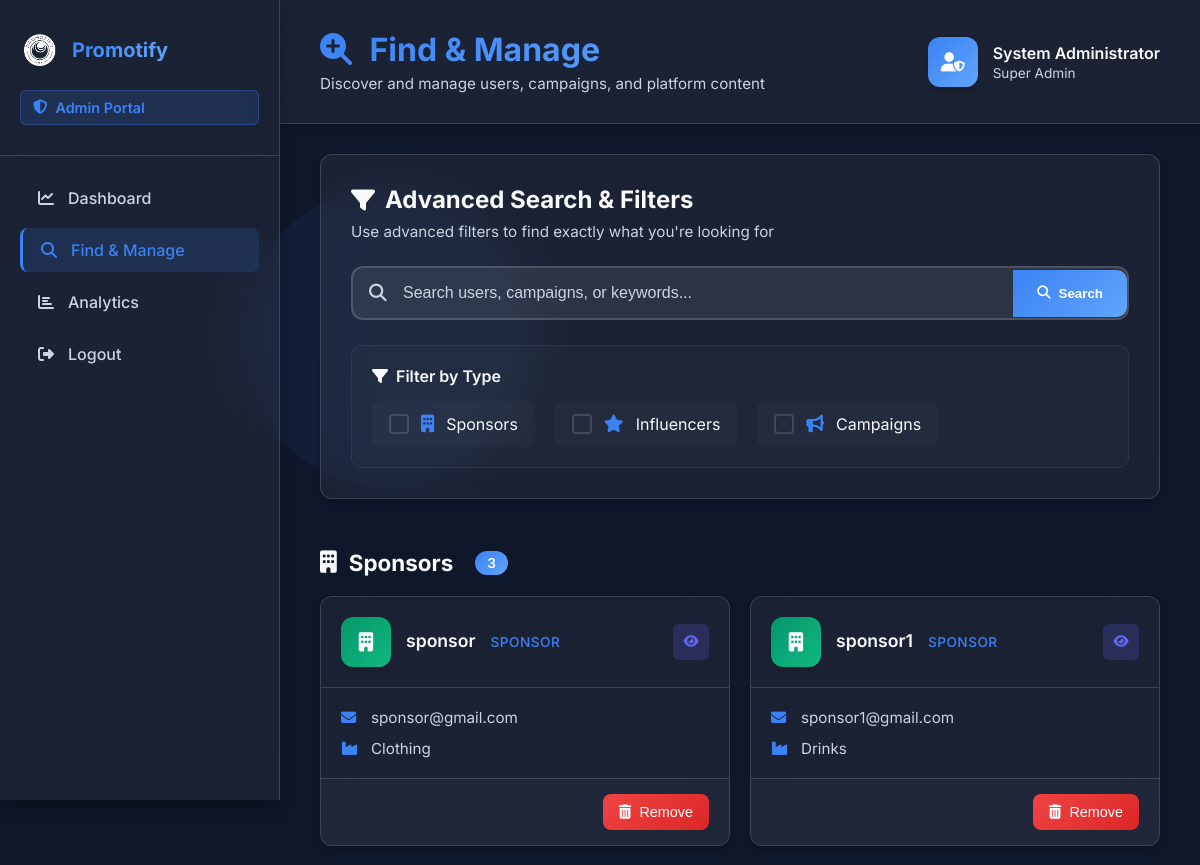
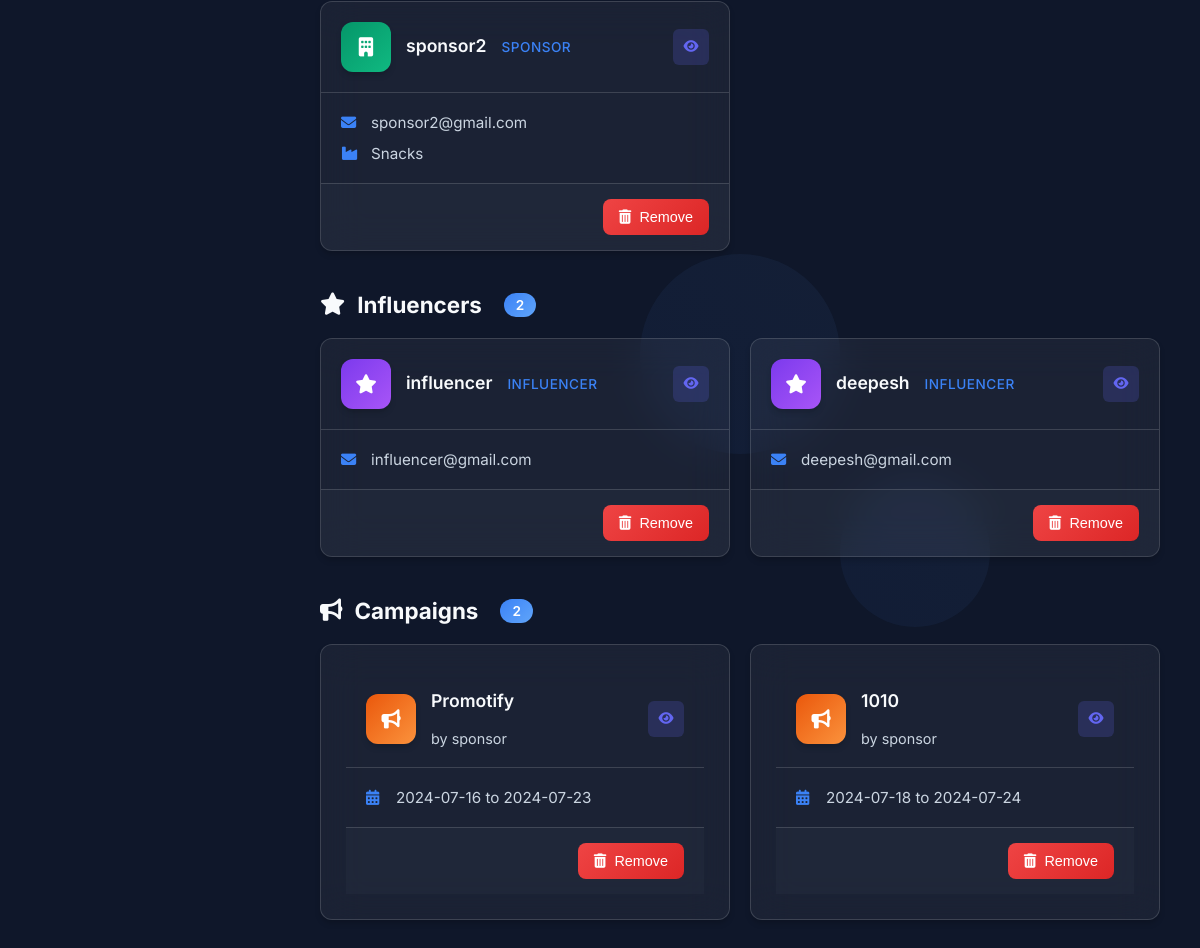
/afind (signed in), run on the app's committed database (2 pictures, top to bottom).
### main.py (models this page shows, shortened)
class Sponsor(db.Model):
    id = db.Column(db.Integer, primary_key=True)
    username = db.Column(db.String(15), unique=True, nullable=False)
    email = db.Column(db.String(20), unique=True, nullable=False)
    password = db.Column(db.String(10), nullable=False)
    industry = db.Column(db.String(20), nullable=False)
    date_joined = db.Column(db.DateTime, default=datetime.utcnow)  # Add this line

class Influencer(db.Model):
    id = db.Column(db.Integer, primary_key=True)
    username = db.Column(db.String(15), unique=True, nullable=False)
    email = db.Column(db.String(30), unique=True, nullable=False)
    password = db.Column(db.String(10), nullable=False)
    instagram = db.Column(db.String(15), unique=True, nullable=True)
    linkedin = db.Column(db.String(20), unique=True, nullable=True)
    twitter = db.Column(db.String(20), unique=True, nullable=True)
    youtube = db.Column(db.String(20), unique=True, nullable=True)
    date_joined = db.Column(db.DateTime, default=datetime.utcnow)  # Add this line
    campaigns = db.relationship('Campaign', secondary='application',
                                primaryjoin="and_(Influencer.id==Application.influencer_id, Application.status=='accepted')",
                                backref=db.backref('accepted_influencers', lazy='dynamic'))

class Campaign(db.Model):
    id = db.Column(db.Integer, primary_key=True)
    sponsor_id = db.Column(db.Integer, db.ForeignKey('sponsor.id'), nullable=False)
    name = db.Column(db.String(15), nullable=False)
    description = db.Column(db.Text, nullable=True)
    start_date = db.Column(db.Date, nullable=False)
    end_date = db.Column(db.Date, nullable=False)
    budget = db.Column(db.Float, nullable=False)
    status = db.Column(db.String(50))
    sponsor = db.relationship('Sponsor', backref=db.backref('campaigns', lazy=True))
    influencers = db.relationship('Influencer', secondary='application',
                                  primaryjoin="and_(Campaign.id==Application.campaign_id, Application.status=='accepted')",
                                  backref=db.backref('accepted_campaigns', lazy='dynamic'))

### main.py (the view)
@app.route('/afind')
def afind():
    if 'admin_logged_in' not in session or not session['admin_logged_in']:
        flash('You need to log in first.', 'error')
        return redirect(url_for('admin_log'))
    search_query = request.args.get('search', '')
    filter_options = request.args.getlist('filter')
    sponsors = []
    influencers = []
    campaigns = []
    if 'sponsors' in filter_options or not filter_options:
        sponsors = Sponsor.query.filter(Sponsor.username.contains(search_query)).all()
    if 'influencers' in filter_options or not filter_options:
        influencers = Influencer.query.filter(Influencer.username.contains(search_query)).all()
    if 'campaigns' in filter_options or not filter_options:
        campaigns = Campaign.query.filter(Campaign.name.contains(search_query)).all()
    return render_template('afind.html',
                           sponsors=sponsors,
                           influencers=influencers,
                           campaigns=campaigns,
                           search_query=search_query,
                           filter_options=filter_options)

### templates/afind.html (shortened to what this page needs)
<!DOCTYPE html>
<html lang="en">
<head>
    <link rel="stylesheet" href="https://cdnjs.cloudflare.com/ajax/libs/font-awesome/6.4.0/css/all.min.css">
    <link rel="stylesheet" type="text/css" href="{{ url_for('static', filename='css/afind.css') }}">
</head>
<body>
    <div class="background">
        <div class="shape shape-1"></div>
        <div class="shape shape-2"></div>
        <div class="shape shape-3"></div>
    </div>
    <div class="sidebar">
        <div class="sidebar-header">
            <div class="logo">
                <img src="{{ url_for('static', filename='images/promotify.png') }}" alt="Promotify">
                <span class="logo-text">Promotify</span>
            </div>
            <div class="admin-badge">
                <i class="fas fa-shield-alt"></i>
                <span>Admin Portal</span>
            </div>
        </div>
        <nav class="sidebar-nav">
            <ul>
                <li class="nav-item">
                    <a href="{{ url_for('admin_dash') }}" class="nav-link">
                        <i class="fas fa-chart-line"></i>
                        <span>Dashboard</span>
                    </a>
                </li>
                <li class="nav-item active">
                    <a href="#" class="nav-link">
                        <i class="fas fa-search"></i>
                        <span>Find & Manage</span>
                    </a>
                </li>
                <li class="nav-item">
                    <a href="{{ url_for('admin_stats') }}" class="nav-link">
                        <i class="fas fa-chart-bar"></i>
                        <span>Analytics</span>
                    </a>
                </li>
                <li class="nav-item logout">
                    <a href="{{ url_for('admin_logout') }}" class="nav-link">
                        <i class="fas fa-sign-out-alt"></i>
                        <span>Logout</span>
                    </a>
                </li>
            </ul>
        </nav>
    </div>
    <div class="main-content">
        <header class="content-header">
            <div class="header-left">
                <h1>
                    <i class="fas fa-search-plus"></i>
                    Find & Manage
                </h1>
                <p class="header-subtitle">Discover and manage users, campaigns, and platform content</p>
            </div>
            <div class="header-right">
                <div class="user-info">
                    <div class="user-avatar">
                        <i class="fas fa-user-shield"></i>
                    </div>
                    <div class="user-details">
                        <span class="user-name">System Administrator</span>
                        <span class="user-role">Super Admin</span>
                    </div>
                </div>
            </div>
        </header>
        <section class="search-section">
            <div class="search-card">
                <div class="search-header">
                    <h2>
                        <i class="fas fa-filter"></i>
                        Advanced Search & Filters
                    </h2>
                    <p>Use advanced filters to find exactly what you're looking for</p>
                </div>
                <form method="GET" action="{{ url_for('afind') }}" class="search-form">
                    <div class="search-input-group">
                        <i class="fas fa-search search-icon"></i>
                        <input type="text" id="search-input" name="search" placeholder="Search users, campaigns, or keywords..." value="{{ search_query }}">
                        <button type="submit" class="search-btn">
                            <i class="fas fa-search"></i>
                            Search
                        </button>
                    </div>
                    <div class="filter-options">
                        <div class="filter-group">
                            <h4><i class="fas fa-filter"></i> Filter by Type</h4>
                            <div class="checkbox-group">
                                <label class="checkbox-item">
                                    <input type="checkbox" name="filter" value="sponsors" {% if 'sponsors' in filter_options %}checked{% endif %}>
                                    <i class="fas fa-building"></i>
                                    Sponsors
                                </label>
                                <label class="checkbox-item">
                                    <input type="checkbox" name="filter" value="influencers" {% if 'influencers' in filter_options %}checked{% endif %}>
                                    <i class="fas fa-star"></i>
                                    Influencers
                                </label>
                                <label class="checkbox-item">
                                    <input type="checkbox" name="filter" value="campaigns" {% if 'campaigns' in filter_options %}checked{% endif %}>
                                    <i class="fas fa-bullhorn"></i>
                                    Campaigns
                                </label>
                            </div>
                        </div>
                    </div>
                </form>
            </div>
        </section>
        <section class="results-section">
            <div class="results-category">
                <div class="category-header">
                    <h2>
                        <i class="fas fa-building"></i>
                        Sponsors
                        <span class="count-badge">{{ sponsors|length }}</span>
                    </h2>
                </div>
                <div class="results-grid">
                    {% for sponsor in sponsors %}
                    <div class="result-card sponsor-card">
                        <div class="card-header">
                            <div class="user-avatar">
                                <i class="fas fa-building"></i>
                            </div>
                            <div class="user-info">
                                <h3>{{ sponsor.username }}</h3>
                                <span class="user-type">Sponsor</span>
                            </div>
                            <div class="card-actions">
                                <button class="action-btn view-btn" title="View Profile">
                                    <i class="fas fa-eye"></i>
                                </button>
                            </div>
                        </div>
                        <div class="card-body">
                            <div class="info-item">
                                <i class="fas fa-envelope"></i>
                                <span>{{ sponsor.email }}</span>
                            </div>
                            <div class="info-item">
                                <i class="fas fa-industry"></i>
                                <span>{{ sponsor.industry }}</span>
                            </div>
                        </div>
                        <div class="card-footer">
                            <form action="{{ url_for('remove_sponsor', sponsor_id=sponsor.id) }}" method="POST" class="remove-form">
                                <button type="submit" class="remove-btn" onclick="return confirm('Are you sure you want to remove this sponsor?');">
                                    <i class="fas fa-trash-alt"></i>
                                    Remove
                                </button>
                            </form>
                        </div>
                    </div>
                    {% endfor %}
                </div>
            </div>
            <div class="results-category">
                <div class="category-header">
                    <h2>
                        <i class="fas fa-star"></i>
                        Influencers
                        <span class="count-badge">{{ influencers|length }}</span>
                    </h2>
                </div>
                <div class="results-grid">
                    {% for influencer in influencers %}
                    <div class="result-card influencer-card">
                        <div class="card-header">
                            <div class="user-avatar">
                                <i class="fas fa-star"></i>
                            </div>
                            <div class="user-info">
                                <h3>{{ influencer.username }}</h3>
                                <span class="user-type">Influencer</span>
                            </div>
                            <div class="card-actions">
                                <button class="action-btn view-btn" title="View Profile">
                                    <i class="fas fa-eye"></i>
                                </button>
                            </div>
                        </div>
                        <div class="card-body">
                            <div class="info-item">
                                <i class="fas fa-envelope"></i>
                                <span>{{ influencer.email }}</span>
                            </div>
                        </div>
                        <div class="card-footer">
                            <form action="{{ url_for('remove_influencer', influencer_id=influencer.id) }}" method="POST" class="remove-form">
                                <button type="submit" class="remove-btn" onclick="return confirm('Are you sure you want to remove this influencer?');">
                                    <i class="fas fa-trash-alt"></i>
                                    Remove
                                </button>
                            </form>
                        </div>
                    </div>
                    {% endfor %}
                </div>
            </div>
            <div class="results-category">
                <div class="category-header">
                    <h2>
                        <i class="fas fa-bullhorn"></i>
                        Campaigns
                        <span class="count-badge">{{ campaigns|length }}</span>
                    </h2>
                </div>
                <div class="results-grid">
                    {% for campaign in campaigns %}
                    <div class="result-card campaign-card">
                        <div class="card-header">
                            <div class="campaign-icon">
                                <i class="fas fa-bullhorn"></i>
                            </div>
                            <div class="campaign-info">
                                <h3>{{ campaign.name }}</h3>
                                <span class="campaign-sponsor">by {{ campaign.sponsor.username }}</span>
                            </div>
                            <div class="card-actions">
                                <button class="action-btn view-btn" title="View Campaign">
                                    <i class="fas fa-eye"></i>
                                </button>
                            </div>
                        </div>
                        <div class="card-body">
                            <div class="info-item">
                                <i class="fas fa-calendar-alt"></i>
                                <span>{{ campaign.start_date }} to {{ campaign.end_date }}</span>
                            </div>
                        </div>
                        <div class="card-footer">
                            <form action="{{ url_for('remove_campaign', campaign_id=campaign.id) }}" method="POST" class="remove-form">
                                <button type="submit" class="remove-btn" onclick="return confirm('Are you sure you want to remove this campaign?');">
                                    <i class="fas fa-trash-alt"></i>
                                    Remove
                                </button>
                            </form>
                        </div>
                    </div>
                    {% endfor %}
                </div>
            </div>
        </section>
    </div>
</body>
</html>

### data on the page
Sponsor: username "sponsor", email "sponsor@gmail.com", industry "Clothing"
Sponsor: username "sponsor1", email "sponsor1@gmail.com", industry "Drinks"
Sponsor: username "sponsor2", email "sponsor2@gmail.com", industry "Snacks"
Influencer: username "influencer", email "influencer@gmail.com"
Influencer: username "deepesh", email "deepesh@gmail.com"
Campaign: name "Promotify", sponsor.username "sponsor", start_date "2024-07-16", end_date "2024-07-23"
Campaign: name "1010", sponsor.username "sponsor", start_date "2024-07-18", end_date "2024-07-24"

### other printed values
{{ sponsors|length }} "3"
{{ influencers|length }} "2"
{{ campaigns|length }} "2"
